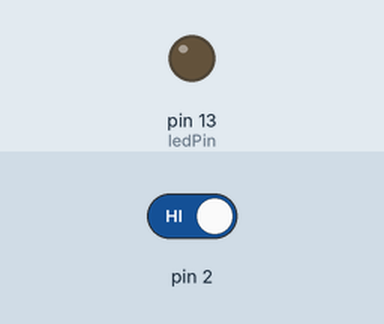
This sketch was run on a simulated Arduino Uno, built with avr-gcc and run on an emulated ATmega328P. Shown: output pins drawn as LEDs (lit = HIGH). Inputs (shaded band) come from the test bench; at power-on: pin 2 HIGH.

Above: at 1.2 s.
1.3 s: pin 2 driven LOW
At 2.0 s:
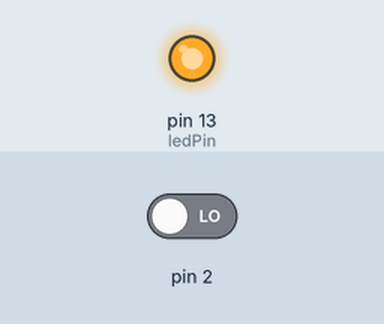
Timing chart, 0 to 4.3 s (numbered marks = the images above; inputs shaded):
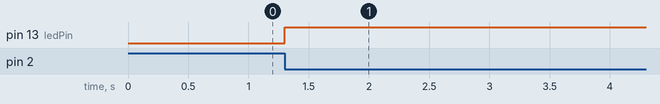

Measured:
- after the input at 1.3 s, pin 13 (ledPin): LOW → HIGH at once

The sketch:

sketch_03_01_interrupt.ino
```cpp
// sketch 03_01_interrupts

int ledPin = 13;

void setup()
{
  pinMode(ledPin, OUTPUT);
  attachInterrupt(0, stuffHapenned, FALLING);
}

void loop()
{
}

void stuffHapenned()
{
  digitalWrite(ledPin, HIGH);
}
```
